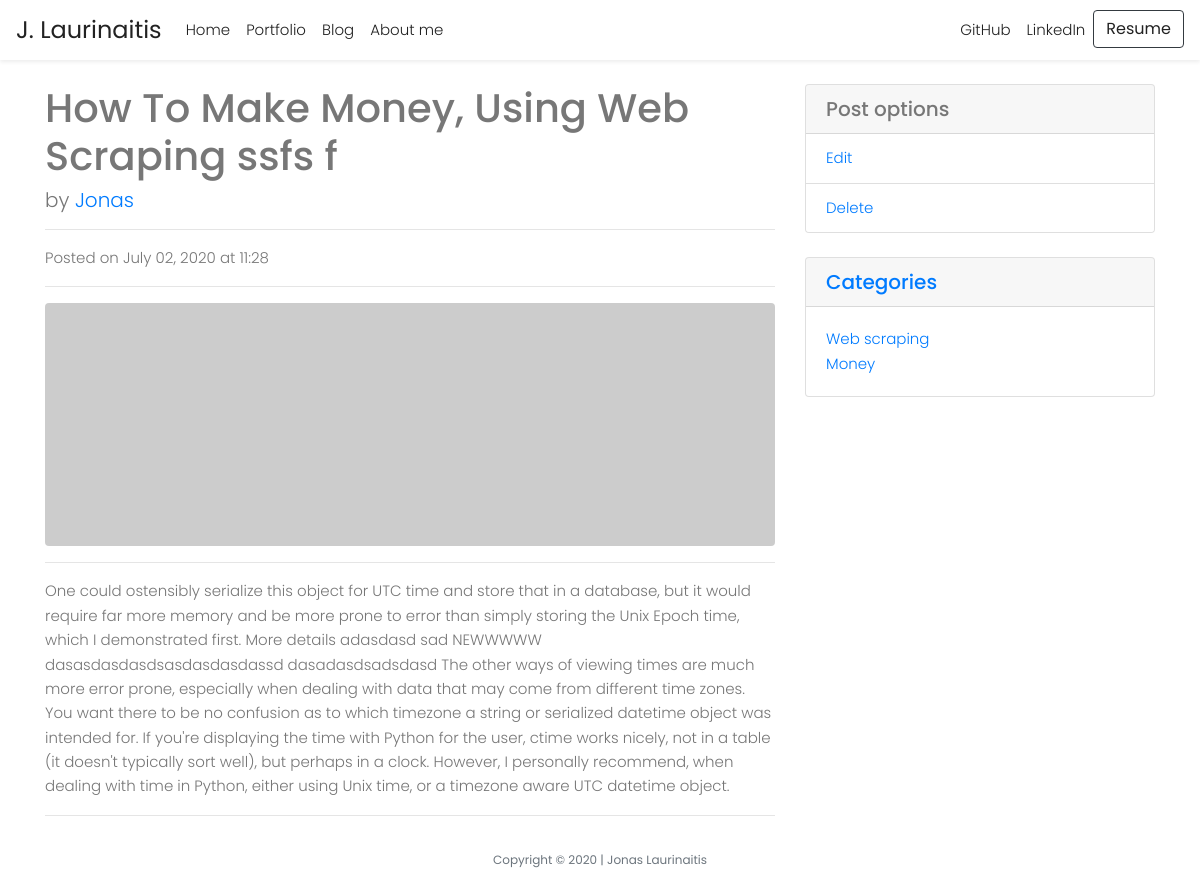
Screenshot of /posts/how-to-make-money-using-web-scraping-ssfs-f/ with the database file from the repository.
### models.py (models this page shows, shortened)
class Entry(db.Model):
    STATUS_PUBLIC = 0
    STATUS_DRAFT = 1
    STATUS_DELETED = 2
    id = db.Column(db.Integer, primary_key=True)
    title = db.Column(db.String(100))
    slug = db.Column(db.String(100))
    body = db.Column(db.Text)
    status = db.Column(db.SmallInteger, default=STATUS_PUBLIC)
    created_timestamp = db.Column(db.DateTime, default=datetime.utcnow())
    modified_timestamp = db.Column(
        db.DateTime,
        default=datetime.utcnow(),
        onupdate=datetime.utcnow())
    tags = db.relationship('Tag', secondary=entry_tags,
        backref=db.backref('entries', lazy='dynamic'))

class Tag(db.Model):
    id = db.Column(db.Integer, primary_key=True)
    name = db.Column(db.String(64))
    slug = db.Column(db.String(64), unique=True)

### entries/blueprint.py (the view)
@entries.route('/<slug>/')
def detail(slug):
    entry = get_entry_or_404(slug)
    return render_template('entries/detail.html', entry=entry, title="Blog Post - " + entry.title)

### entries/blueprint.py (called while the page is built)
def get_entry_or_404(slug):
    valid_statuses = (Entry.STATUS_PUBLIC, Entry.STATUS_DRAFT)
    return (Entry.query.filter((Entry.slug == slug) & (Entry.status.in_(valid_statuses))).first_or_404())

### entries/templates/entries/detail.html (shortened to what this page needs)
{% extends "layout.html" %}
{% block main %}
<div class="container">
  <div class="row">
    <div class="col-md-8">
      <h1 class="mt-4">{{ entry.title }}</h1>
      <p class="lead"> by <a href="{{ url_for('about')}}">Jonas</a></p>
      <hr>
      <p>Posted on
        {{ entry.created_timestamp.strftime('%B %d, %Y') }} at
        {{ entry.created_timestamp.strftime('%H:%M') }}</p>
      <hr>
      <img class="img-fluid rounded" src="http://placehold.it/900x300" alt="{{ entry.title }}">
      <hr>
      <p class=>{{ entry.body }}</p>
      <hr>
    </div>
    <div class="col-md-4">
      <div class="card my-4">
        <div class="h5 card-header">Post options</div>
        <ul class="list-group list-group-flush">
          <li class="list-group-item"><a href="{{ url_for('entries.edit', slug=entry.slug) }}">Edit</a></li>
          <li class="list-group-item"><a href="{{ url_for('entries.delete', slug=entry.slug) }}">Delete</a></li>
        </ul>
      </div>
      <div class="card my-4">
        <h5 class="card-header"><a href="{{ url_for('entries.tag_index') }}">Categories</a></h5>
        <div class="card-body">
          <ul class="list-unstyled mb-0">
            {% for tag in entry.tags %}
            <li><a href="{{ url_for('entries.tag_detail', slug=tag.slug)
                            }}">{{ tag.name }}</a></li>
            {% endfor %}
          </ul>
        </div>
      </div>
    </div>
  </div>
</div>
{% endblock %}

### static/styles/main.css (style rules this page uses)
body { background-color: #ffffff; color: #777777; font-family: "Poppins", serif; font-size: 15px; font-weight: 300; line-height: 1.625em; position: relative; }

### rows the page displays
Entry: title "How To Make Money, Using Web Scraping ssfs f", created_timestamp "July 02, 2020", created_timestamp "11:28", body "One could ostensibly serialize this object for UTC time and store that in a database, but it would require far more memory and be more prone to error than simply storing the Unix Epoch time, which I demonstrated first. More details adasdasd sad NEWWWWW dasasdasdasdsasdasdasdassd dasadasdsadsdasd The other ways of viewing times are much more error prone, especially when dealing with data that may come from different time zones. You want there to be no confusion as to which timezone a string or serialized datetime object was intended for. If you're displaying the time with Python for the user, ctime works nicely, not in a table (it doesn't typically sort well), but perhaps in a clock.…"
Tag: name "Web scraping"
Tag: name "Money"
